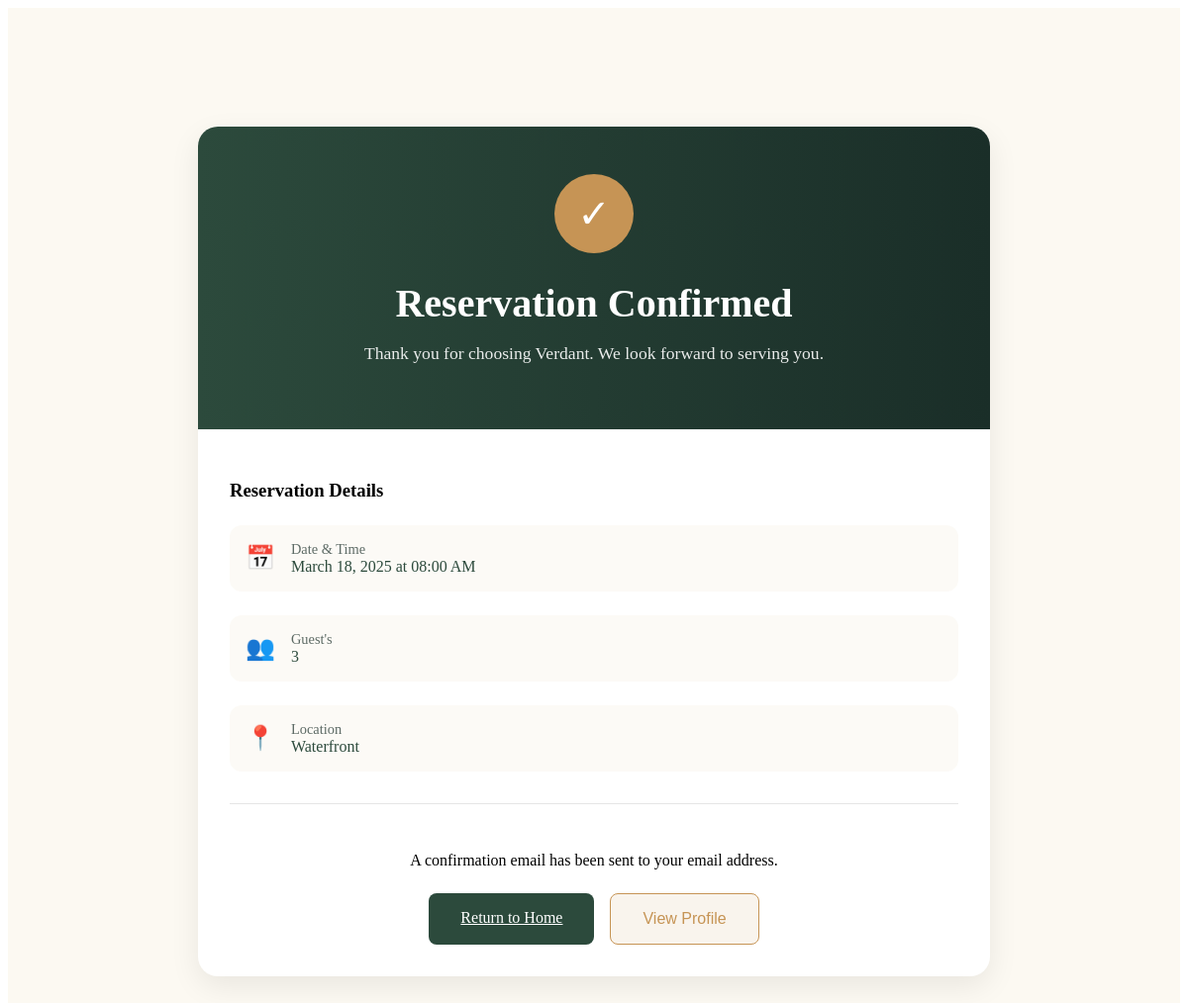
Before: /thank-you (signed in) with the older database file.
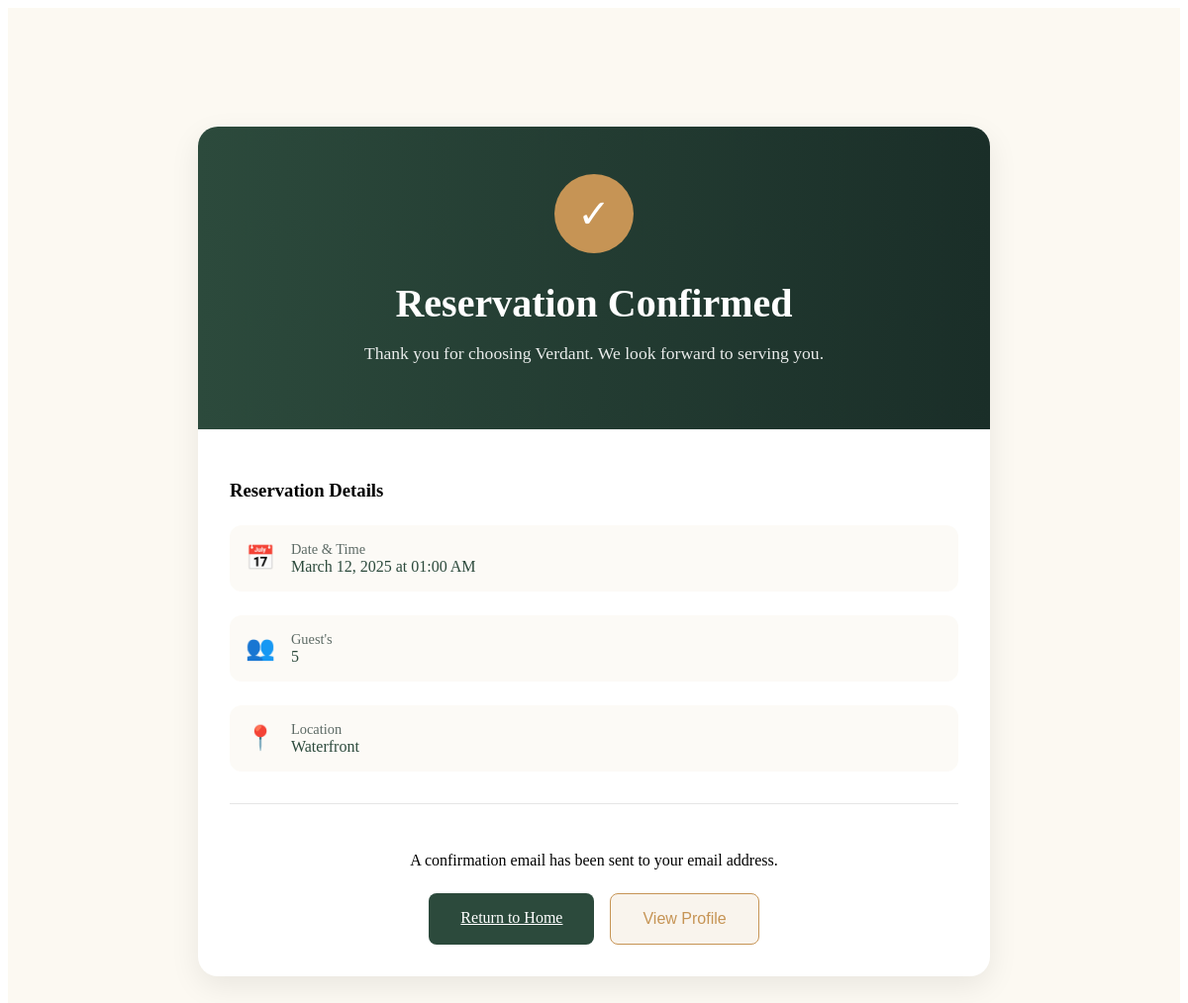
After: the same page with the newer database file.
### app.py (models this page shows, shortened)
class Availability(db.Model):
    __tablename__ = "availabilities"
    id = db.Column(db.Integer, primary_key=True)
    date = db.Column(db.Date, nullable=False)
    start_time = db.Column(db.Time, nullable=False)
    end_time = db.Column(db.Time, nullable=False)
    is_available = db.Column(db.Boolean, default=True, nullable=False)
    reservation_type = db.Column(db.String(50), nullable=False)  # "standard_dining", "chefs_tasting", "private_event"
    reservations = db.relationship("Reservation", back_populates="availability")

### app.py (the view)
@app.route('/thank-you')
def thank_you():
    user_id = session.get('user_id')
    if current_user.is_authenticated:
        user_id = current_user.id
    reservation = Reservation.query.filter_by(user_id=user_id).order_by(Reservation.id.desc()).first()
    if not reservation:
        return render_template('confirmation.html',
            Date=session.get('selected_date', 'Not provided'),
            Time=session.get('selected_time', 'Not provided'),
            guests=session.get('guest_info', {}).get('numberofguests', 'Not provided'),
            location=session.get('selected_location', 'Not provided')
        )
    else:
        availability = Availability.query.get(reservation.availability_id)
        location = Location.query.get(reservation.location_id)
        guest_info = reservation.guest_info[0] if reservation.guest_info else None
        return render_template('confirmation.html',
            Date=availability.date.strftime('%B %d, %Y') if availability else 'Not provided',
            Time=availability.start_time.strftime('%I:%M %p') if availability else 'Not provided',
            guests=guest_info.numberofguests if guest_info else 'Not provided',
            location=location.name if location else 'Not provided'
        )

### app.py (called while the page is built)
@login.user_loader
def load_user(user_id):
    print("Loading user with ID:", user_id)
    return User.query.get(int(user_id))

### templates/confirmation.html (shortened to what this page needs)
<!DOCTYPE html>
<html lang="en">
<head>
    <link rel="stylesheet" href="{{ url_for('static', filename='confirmation.css') }}">
</head>
<body>
    <main class="confirmation-page">
        <div class="confirmation-container">
            <div class="confirmation-header">
                <div class="success-icon">✓</div>
                <h1>Reservation Confirmed</h1>
                <p class="confirmation-message">Thank you for choosing  Verdant. We look forward to serving you.</p>
            </div>
            <div class="confirmation-details">
                <div class="confirmation-section">
                    <h3>Reservation Details</h3>
                    <div class="details-grid">
                        <div class="detail-group">
                            <span class="detail-icon">📅</span>
                            <div class="detail-text">
                                <span class="detail-label">Date & Time</span>
                                <span class="detail-value">{{Date}} at {{Time}}</span>
                            </div>
                        </div>
                        <div class="detail-group">
                            <span class="detail-icon">👥</span>
                            <div class="detail-text">
                                <span class="detail-label">Guest's</span>
                                <span class="detail-value">{{guests}}</span>
                            </div>
                        </div>
                        <div class="detail-group">
                            <span class="detail-icon">📍</span>
                            <div class="detail-text">
                                <span class="detail-label">Location</span>
                                <span class="detail-value">{{location}}</span>
                            </div>
                        </div>
                    </div>
                </div>
                <div class="confirmation-actions">
                    <p class="confirmation-note">A confirmation email has been sent to your email address.</p>
                    <div class="action-buttons">
                        <a href="{{ url_for('home') }}" class="home-btn">Return to Home</a>
                        <a href="{{ url_for('profile') }}">
                            <button class="calendar-btn">View Profile</button>
                        </a>
                    </div>
                    </div>
                </div>
            </div>
    </main>
</body>
</html>

Changed rows visible on the page:
no longer on this page (row unchanged): Availability: date "March 18, 2025"
now on this page (row edited): Availability: date "March 12, 2025"
Other visible differences:
{{ Time }}: "08:00 AM" → "01:00 AM"
{{ guests }}: "3" → "5"
